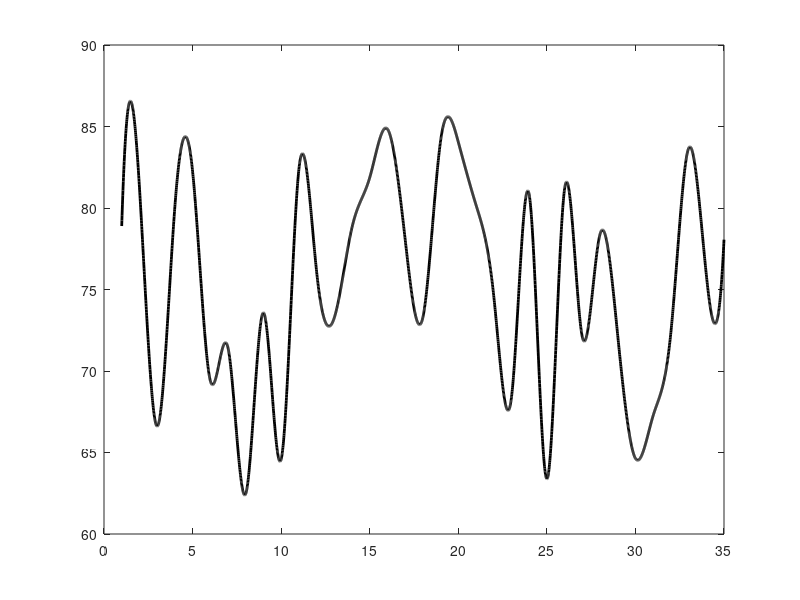

MATLAB code to generate this figure: (Note: this script raises an error after producing the figure.)
%% ODE of MCM 2021 Problem A
%% Start

%% Fungus 1 and 2

%% Natural growth rate
r1 = 1;
r2 = 0.8;

%% Initial quantity of fungi
N10 = 2;
N20 = 2;
N0 = [N10; N20];

%% Impact of interact between two species
sigma12 = 0.7;
sigma21 = 1.2;

%% Interval of time
tspan = 1:0.01:35;

%% The derivative of function is not continuous at t=0
tspan2 = tspan(2:length(tspan));

%% Relative humidty

%%%%% Modify the hu to change humidity
hu = 75;
%%%%% Random number
ranNum = 0.1*randn(35);
waveOfHumidity = interp1(1:tspan(length(tspan)), ranNum, tspan, 'spline');
waveOfHumidity = waveOfHumidity(1:length(tspan));
% plot it
figure(1)
plot(tspan, hu * (1 + waveOfHumidity), 'k', 'LineWidth', 2);
yline(60,'--k')
axis([1 tspan(length(tspan)) 0 100])
xlabel('days'); ylabel('RH %');
v = @(t) hu / 50 * waveOfHumidity(fix(t));
%% The influence of moisture
%  Described like 1+B*cos(t) here

Wv1 = @(t) 1 + 1 * v(t);
Wv2 = @(t) 1 + 0.8 * v(t);

%% Max quantity that environment can sustain
N1max = @(t) 1500;
N2max = @(t) 1500;

%% Differential equations set
f = @(t, y)[
        r1 * y(1) * (1 - y(1) / N1max(t) - sigma21 * y(2) / N2max(t)) * Wv1(t)
        r2 * y(2) * (1 - y(2) / N2max(t) - sigma12 * y(1) / N1max(t)) * Wv2(t)
        ];

%% Slove the above ODE set
[t, y] = ode45(f, tspan, N0);

%% Show the conclusion with images
figure(2)
% Figure one upper
subplot(2, 1, 1)
hold on
P = plot(t, y(:, 1), t, y(:, 2), 'LineWidth', 2);
P(1).Color = '#A2142F';
P(2).Color = '#4DBEEE';
title('Number of individuals in the population');
xlabel('days'); ylabel('population'); legend(' population 1', ' population 3')

% Figure one lower
subplot(2, 1, 2)
hold on
% Growth rate
growthRate1 = diff(y(:, 1))/0.01;
growthRate2 = diff(y(:, 2))/0.01;
P = plot(tspan2, growthRate1, tspan2, growthRate2, 'LineWidth', 2);
P(1).Color = '#A2142F';
P(2).Color = '#4DBEEE';
title('Population growth rate')
xlabel('days'); ylabel('growth rate'); legend(' population 1', ' population 3')

% Figure 3
figure(3)
hold on
% Natural decaying consitent
nDecCon = 30;
% Speed of log-decaying
speedOfDecay = growthRate1 + growthRate2 + nDecCon;
plot(tspan2, speedOfDecay, 'LineWidth', 2);
axis([0 tspan2(length(tspan2)) 0 500])
title('Decaying speed')
xlabel('days'); ylabel('speed')

% Figure 4
figure(5)
hold on
rateOfDecay = cumtrapz(tspan2, speedOfDecay);
plot(tspan2, rateOfDecay, 'Color', '#77AC30', 'LineWidth', 2);
yline(2500, '--k');
title('Decomposition rate')
xlabel('days'); ylabel('Decomposition rate')
disp(rateOfDecay(length(tspan2)))
%% End
